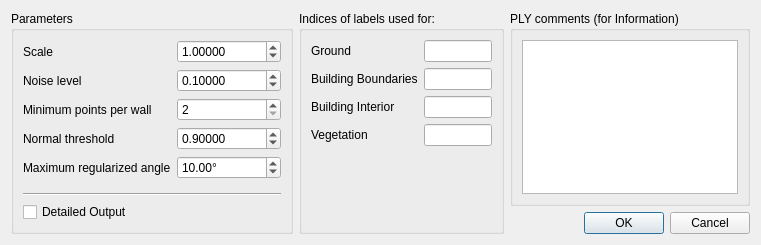
<?xml version="1.0" encoding="UTF-8"?>
<ui version="4.0">
 <class>LevelOfDetailDialog</class>
 <widget class="QDialog" name="LevelOfDetailDialog">
  <property name="geometry">
   <rect>
    <x>0</x>
    <y>0</y>
    <width>761</width>
    <height>245</height>
   </rect>
  </property>
  <property name="windowTitle">
   <string>Level of Detail</string>
  </property>
  <layout class="QHBoxLayout" name="horizontalLayout">
   <item>
    <widget class="QGroupBox" name="groupBox">
     <property name="title">
      <string>Parameters</string>
     </property>
     <layout class="QVBoxLayout" name="verticalLayout_4">
      <item>
       <layout class="QFormLayout" name="formLayout">
        <property name="fieldGrowthPolicy">
         <enum>QFormLayout::AllNonFixedFieldsGrow</enum>
        </property>
        <item row="0" column="0">
         <widget class="QLabel" name="scaleLabel">
          <property name="text">
           <string>Scale</string>
          </property>
         </widget>
        </item>
        <item row="0" column="1">
         <widget class="QDoubleSpinBox" name="scaleDoubleSpinBox">
          <property name="decimals">
           <number>5</number>
          </property>
          <property name="minimum">
           <double>0.000010000000000</double>
          </property>
          <property name="maximum">
           <double>10000.000000000000000</double>
          </property>
          <property name="singleStep">
           <double>0.010000000000000</double>
          </property>
          <property name="value">
           <double>1.000000000000000</double>
          </property>
         </widget>
        </item>
        <item row="1" column="0">
         <widget class="QLabel" name="noiseLevelLabel">
          <property name="text">
           <string>Noise level</string>
          </property>
         </widget>
        </item>
        <item row="1" column="1">
         <widget class="QDoubleSpinBox" name="noiseLevelDoubleSpinBox">
          <property name="decimals">
           <number>5</number>
          </property>
          <property name="minimum">
           <double>0.000010000000000</double>
          </property>
          <property name="maximum">
           <double>100000.000000000000000</double>
          </property>
          <property name="singleStep">
           <double>0.010000000000000</double>
          </property>
          <property name="value">
           <double>0.100000000000000</double>
          </property>
         </widget>
        </item>
        <item row="2" column="0">
         <widget class="QLabel" name="minimumPointsPerWallLabel">
          <property name="text">
           <string>Minimum points per wall</string>
          </property>
         </widget>
        </item>
        <item row="3" column="0">
         <widget class="QLabel" name="normalThresholdLabel">
          <property name="text">
           <string>Normal threshold</string>
          </property>
         </widget>
        </item>
        <item row="3" column="1">
         <widget class="QDoubleSpinBox" name="normalThresholdDoubleSpinBox">
          <property name="decimals">
           <number>5</number>
          </property>
          <property name="minimum">
           <double>0.000010000000000</double>
          </property>
          <property name="maximum">
           <double>1.000000000000000</double>
          </property>
          <property name="singleStep">
           <double>0.010000000000000</double>
          </property>
          <property name="value">
           <double>0.900000000000000</double>
          </property>
         </widget>
        </item>
        <item row="4" column="0">
         <widget class="QLabel" name="maximumRegularizedAngleLabel">
          <property name="text">
           <string>Maximum regularized angle</string>
          </property>
         </widget>
        </item>
        <item row="4" column="1">
         <widget class="QDoubleSpinBox" name="maximumRegularizedAngleDoubleSpinBox">
          <property name="suffix">
           <string>°</string>
          </property>
          <property name="maximum">
           <double>45.000000000000000</double>
          </property>
          <property name="value">
           <double>10.000000000000000</double>
          </property>
         </widget>
        </item>
        <item row="2" column="1">
         <widget class="QSpinBox" name="minimumPointsPerWallSpinBox">
          <property name="minimum">
           <number>2</number>
          </property>
          <property name="maximum">
           <number>10000</number>
          </property>
         </widget>
        </item>
       </layout>
      </item>
      <item>
       <widget class="Line" name="line_3">
        <property name="orientation">
         <enum>Qt::Horizontal</enum>
        </property>
       </widget>
      </item>
      <item>
       <widget class="QCheckBox" name="detailedOutput">
        <property name="text">
         <string>Detailed Output</string>
        </property>
       </widget>
      </item>
     </layout>
    </widget>
   </item>
   <item>
    <widget class="QGroupBox" name="groupBox_2">
     <property name="title">
      <string>Indices of labels used for:</string>
     </property>
     <layout class="QVBoxLayout" name="verticalLayout_2">
      <item>
       <layout class="QFormLayout" name="formLayout_2">
        <property name="fieldGrowthPolicy">
         <enum>QFormLayout::AllNonFixedFieldsGrow</enum>
        </property>
        <item row="0" column="0">
         <widget class="QLabel" name="groundLabel">
          <property name="text">
           <string>Ground</string>
          </property>
         </widget>
        </item>
        <item row="0" column="1">
         <widget class="QLineEdit" name="groundLineEdit">
          <property name="text">
           <string/>
          </property>
         </widget>
        </item>
        <item row="1" column="0">
         <widget class="QLabel" name="buildingBoundariesLabel">
          <property name="text">
           <string>Building Boundaries</string>
          </property>
         </widget>
        </item>
        <item row="1" column="1">
         <widget class="QLineEdit" name="buildingBoundariesLineEdit">
          <property name="text">
           <string/>
          </property>
         </widget>
        </item>
        <item row="2" column="0">
         <widget class="QLabel" name="buildingInteriorLabel">
          <property name="text">
           <string>Building Interior</string>
          </property>
         </widget>
        </item>
        <item row="2" column="1">
         <widget class="QLineEdit" name="buildingInteriorLineEdit">
          <property name="text">
           <string/>
          </property>
         </widget>
        </item>
        <item row="3" column="0">
         <widget class="QLabel" name="vegetationLabel">
          <property name="text">
           <string>Vegetation</string>
          </property>
         </widget>
        </item>
        <item row="3" column="1">
         <widget class="QLineEdit" name="vegetationLineEdit"/>
        </item>
       </layout>
      </item>
     </layout>
    </widget>
   </item>
   <item>
    <layout class="QVBoxLayout" name="verticalLayout_3">
     <item>
      <widget class="QGroupBox" name="groupBox_3">
       <property name="title">
        <string>PLY comments (for Information)</string>
       </property>
       <layout class="QVBoxLayout" name="verticalLayout">
        <item>
         <widget class="QTextEdit" name="textEdit">
          <property name="readOnly">
           <bool>true</bool>
          </property>
         </widget>
        </item>
       </layout>
      </widget>
     </item>
     <item>
      <widget class="QDialogButtonBox" name="buttonBox">
       <property name="orientation">
        <enum>Qt::Horizontal</enum>
       </property>
       <property name="standardButtons">
        <set>QDialogButtonBox::Cancel|QDialogButtonBox::Ok</set>
       </property>
      </widget>
     </item>
    </layout>
   </item>
  </layout>
 </widget>
 <resources/>
 <connections>
  <connection>
   <sender>buttonBox</sender>
   <signal>accepted()</signal>
   <receiver>LevelOfDetailDialog</receiver>
   <slot>accept()</slot>
   <hints>
    <hint type="sourcelabel">
     <x>248</x>
     <y>254</y>
    </hint>
    <hint type="destinationlabel">
     <x>157</x>
     <y>274</y>
    </hint>
   </hints>
  </connection>
  <connection>
   <sender>buttonBox</sender>
   <signal>rejected()</signal>
   <receiver>LevelOfDetailDialog</receiver>
   <slot>reject()</slot>
   <hints>
    <hint type="sourcelabel">
     <x>316</x>
     <y>260</y>
    </hint>
    <hint type="destinationlabel">
     <x>286</x>
     <y>274</y>
    </hint>
   </hints>
  </connection>
 </connections>
</ui>
